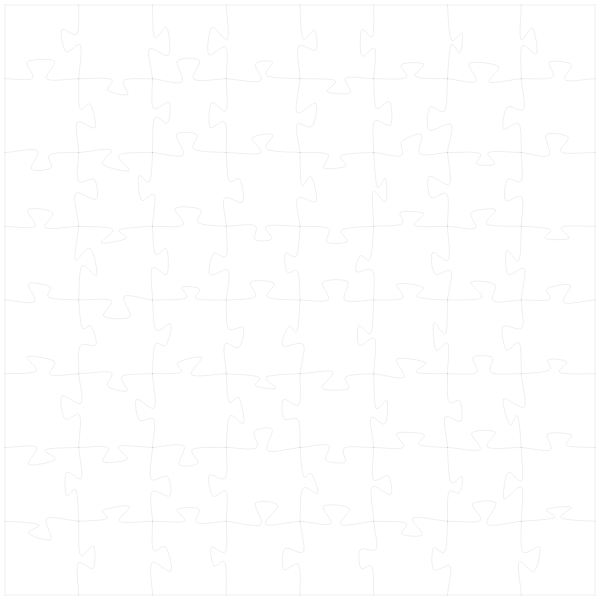
Frame 1 (no input)
Frame 60 (no input): identical to frame 1, image omitted
Frame 120 (the mouse pressed at the canvas centre since frame 60): identical to frame 1, image omitted

The p5.js sketch that drew this single still picture (run headless with seeded random() and noise() and a simulated clock; from frame 60 on, the mouse is pressed at the canvas centre):

// p5.js sketch
// ── sketch.js
var NUDGE = 5;
var numRows = 8;
var needsRedraw = true;

function setup() {
  createCanvas(600, 600);
}

function draw() {
  if(!needsRedraw) {
    return;
  }
  needsRedraw = false;
  background(255);
  translate(NUDGE, NUDGE);
  strokeWeight(0.072);
  var sideLength = (width - NUDGE * 2) * 1.0 / numRows;
  for (var row = 0; row < numRows; ++row) {
    for (var col = 0; col < numRows; ++col) {
      var x0 = col * sideLength;
      var y0 = row * sideLength;
      //draw left
      if (col == 0) {
        //make it straight
        line(x0, y0, x0, y0 + sideLength);
      } else {
        wavy(x0, y0, x0, y0 + sideLength);
      }
      //draw top
      if (row == 0) {
        //make it straight
        line(x0, y0, x0 + sideLength, y0);
      } else {
        wavy(x0, y0, x0 + sideLength, y0);
      }
      //draw right
      if (col == numRows - 1) {
        line(x0 + sideLength, y0, x0 + sideLength, y0 + sideLength);
      }
      //draw bottom
      if (row == numRows - 1) {
        line(x0, y0 + sideLength, x0 + sideLength, y0 + sideLength);
      }
    }
  }

}

function noyz() {
  return 0.1 * (random() - 0.5);
}

function wavy(x0, y0, x1, y1) {
  //assume this vector points right, or down
  push();
  translate(x0, y0);
  var side = dist(x0, y0, x1, y1);
  if (abs(x0 - x1) < 1e-3) {
    //reorient so that we can assume going left to right
    rotate(HALF_PI);
  }
  
  var direction = random() < 0.5 ? -1 : 1;
  var neckSize = 0.08;
  var headSize = 0.15;
  noFill();
  beginShape();
  curveVertex(-side * 0.3, 0);
  curveVertex(0, 0);
  curveVertex(side * (0.5 - neckSize + noyz()), direction * side * noyz());
  curveVertex(side * (0.5- headSize + noyz()), direction * side * (0.2 + noyz()));
  curveVertex(side * (0.5 + headSize + noyz()), direction * side * (0.2 + noyz()));
  curveVertex(side * (0.5 + neckSize + noyz()), direction * side * noyz());
  curveVertex(side, 0);
  curveVertex(side * 1.3, 0);
  endShape();
  pop();
}
